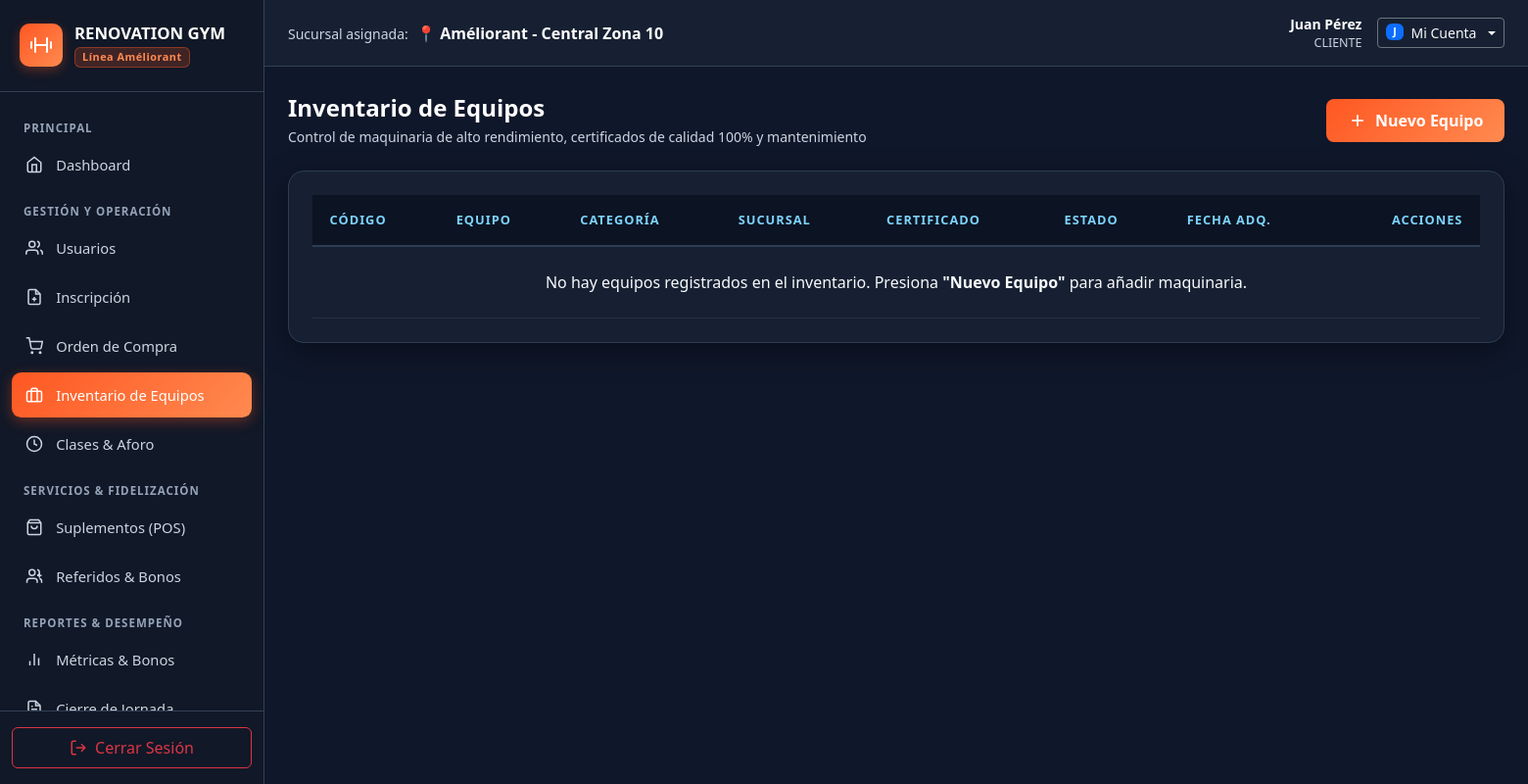
Page /inventario/index.php (signed in) on the earlier database version.
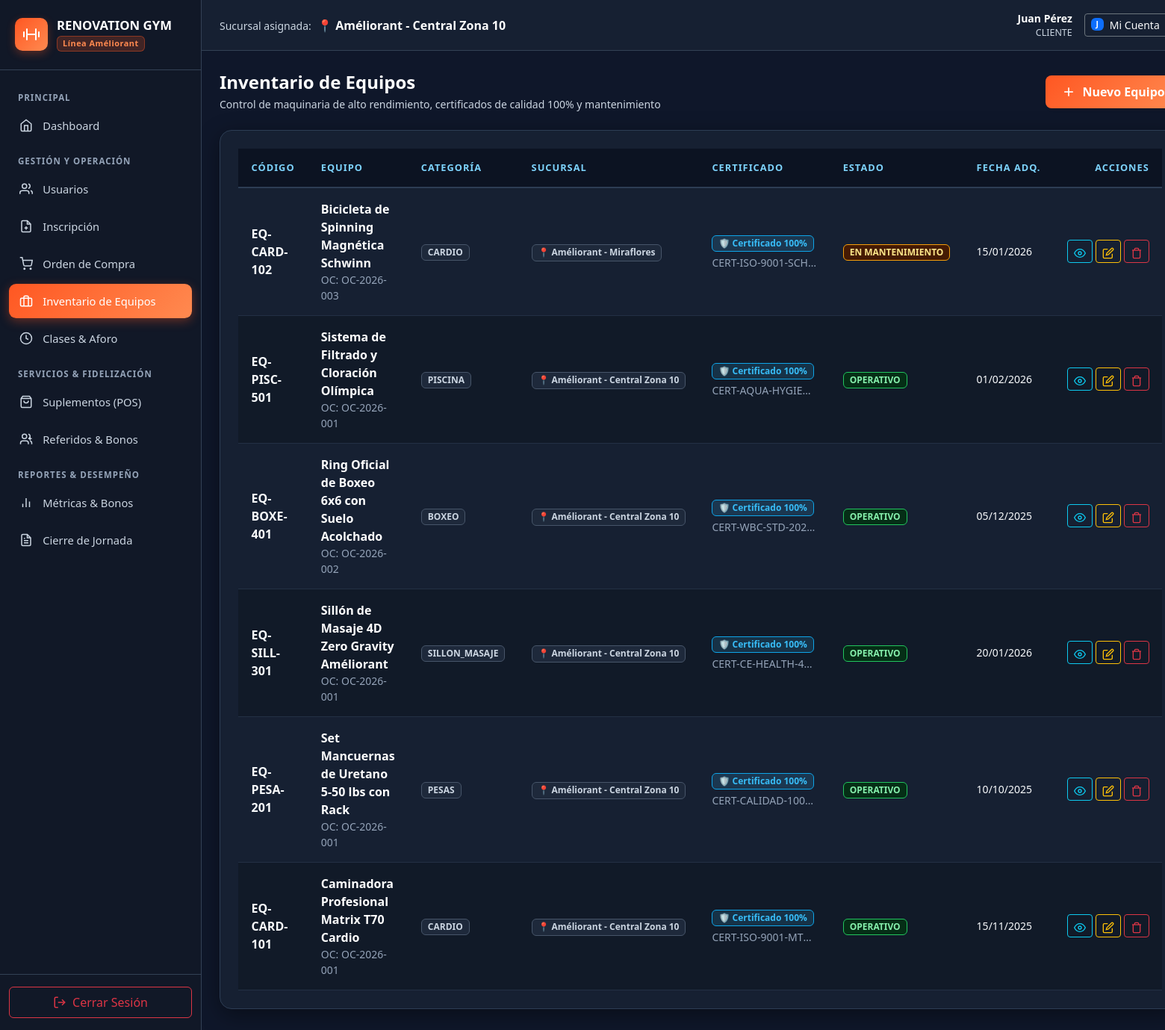
Same page on the later database version.
### tables this page shows
CREATE TABLE `equipos_inventario` (
    `id` INT AUTO_INCREMENT PRIMARY KEY,
    `codigo_inventario` VARCHAR(50) NOT NULL UNIQUE,
    `sucursal_id` INT NOT NULL,
    `orden_compra_id` INT NULL,
    `nombre_equipo` VARCHAR(100) NOT NULL,
    `categoria` ENUM('PESAS', 'CARDIO', 'ESTATICO', 'BANDAS', 'CUERDAS', 'SILLON_MASAJE', 'PISCINA', 'BOXEO') NOT NULL,
    `tiene_certificado_calidad` TINYINT(1) DEFAULT 1,
    `numero_certificado` VARCHAR(100) NULL,
    `fecha_adquisicion` DATE NOT NULL,
    `estado_operativo` ENUM('OPERATIVO', 'EN_MANTENIMIENTO', 'DE_BAJA') DEFAULT 'OPERATIVO',
    CONSTRAINT `fk_eq_sucursal` FOREIGN KEY (`sucursal_id`) REFERENCES `sucursales` (`id`),
    CONSTRAINT `fk_eq_oc` FOREIGN KEY (`orden_compra_id`) REFERENCES `ordenes_compra` (`id`)
);

CREATE TABLE `ordenes_compra` (
    `id` INT AUTO_INCREMENT PRIMARY KEY,
    `numero_orden` VARCHAR(50) NOT NULL UNIQUE,
    `proveedor_id` INT NOT NULL,
    `sucursal_id` INT NOT NULL,
    `solicitado_por_usuario_id` INT NOT NULL,
    `total_orden` DECIMAL(12,2) NOT NULL,
    `estado` ENUM('SOLICITADA', 'APROBADA', 'RECIBIDA', 'CANCELADA') DEFAULT 'SOLICITADA',
    `fecha_orden` TIMESTAMP DEFAULT CURRENT_TIMESTAMP,
    CONSTRAINT `fk_oc_proveedor` FOREIGN KEY (`proveedor_id`) REFERENCES `proveedores` (`id`),
    CONSTRAINT `fk_oc_sucursal` FOREIGN KEY (`sucursal_id`) REFERENCES `sucursales` (`id`),
    CONSTRAINT `fk_oc_solicitante` FOREIGN KEY (`solicitado_por_usuario_id`) REFERENCES `usuarios` (`id`)
);

CREATE TABLE `sucursales` (
    `id` INT AUTO_INCREMENT PRIMARY KEY,
    `nombre` VARCHAR(100) NOT NULL,
    `codigo_sucursal` VARCHAR(20) NOT NULL UNIQUE,
    `direccion` VARCHAR(255) NOT NULL,
    `telefono` VARCHAR(25),
    `aforo_maximo` INT NOT NULL DEFAULT 100,  
    `horario_lv` VARCHAR(50) DEFAULT '04:00 - 22:00',
    `horario_sd` VARCHAR(50) DEFAULT '06:00 - 14:00',
    `tiene_piscina` TINYINT(1) DEFAULT 0,   
    `tiene_boxeo` TINYINT(1) DEFAULT 0,     
    `estado` ENUM('ACTIVA', 'INACTIVA', 'MANTENIMIENTO') DEFAULT 'ACTIVA',
    `created_at` TIMESTAMP DEFAULT CURRENT_TIMESTAMP
);

### inventario/controlador_inventario.php (called while the page is built, shortened)
<?php
require_once dirname(__DIR__) . '/DB/conexion.php';
if (isset($pdo) && $pdo !== null) {
    try {
        $countEq = $pdo->query("SELECT COUNT(*) FROM equipos_inventario")->fetchColumn();
        if ($countEq == 0) {
            $pdo->exec("
                INSERT INTO equipos_inventario
                (codigo_inventario, sucursal_id, nombre_equipo, categoria, tiene_certificado_calidad, numero_certificado, fecha_adquisicion, estado_operativo)
                VALUES
                ('EQ-CARD-101', 1, 'Caminadora Profesional Matrix T70 Cardio', 'CARDIO', 1, 'CERT-ISO-9001-MTX-101', '2025-11-15', 'OPERATIVO'),
                ('EQ-PESA-201', 1, 'Set Mancuernas de Uretano 5-50 lbs con Rack', 'PESAS', 1, 'CERT-CALIDAD-100-USA-201', '2025-10-10', 'OPERATIVO'),
                ('EQ-SILL-301', 1, 'Sillón de Masaje 4D Zero Gravity Améliorant', 'SILLON_MASAJE', 1, 'CERT-CE-HEALTH-4D-301', '2026-01-20', 'OPERATIVO'),
                ('EQ-BOXE-401', 1, 'Ring Oficial de Boxeo 6x6 con Suelo Acolchado', 'BOXEO', 1, 'CERT-WBC-STD-2026-401', '2025-12-05', 'OPERATIVO'),
                ('EQ-PISC-501', 1, 'Sistema de Filtrado y Cloración Olímpica', 'PISCINA', 1, 'CERT-AQUA-HYGIENE-100', '2026-02-01', 'OPERATIVO'),
                ('EQ-CARD-102', 2, 'Bicicleta de Spinning Magnética Schwinn', 'CARDIO', 1, 'CERT-ISO-9001-SCHW-102', '2026-01-15', 'EN_MANTENIMIENTO');
            ");
        }
    } catch (Exception $e) {
    }
}
if (isset($pdo) && $pdo !== null) {
    try {
        $query = "
            SELECT
                eq.id,
                eq.codigo_inventario,
                eq.sucursal_id,
                eq.orden_compra_id,
                eq.nombre_equipo,
                eq.categoria,
                eq.tiene_certificado_calidad,
                eq.numero_certificado,
                eq.fecha_adquisicion,
                eq.estado_operativo,
                s.nombre AS sucursal_nombre,
                oc.numero_orden
            FROM equipos_inventario eq
            INNER JOIN sucursales s ON eq.sucursal_id = s.id
            LEFT JOIN ordenes_compra oc ON eq.orden_compra_id = oc.id
            ORDER BY eq.id DESC
        ";
        $equipos = $pdo->query($query)->fetchAll();
    } catch (PDOException $e) {
        $mensaje_error = 'Error al consultar inventario: ' . $e->getMessage();
    }
}

### inventario/index.php (the view, shortened to what the rows shown need)
<?php
require_once __DIR__ . '/controlador_inventario.php';
?>
<!DOCTYPE html>
<html lang="es">
<head>
    <link rel="stylesheet" href="../css/bootstrap.min.css">
    <link rel="stylesheet" href="../css/dashboard.css">
    <link rel="stylesheet" href="../css/usuarios.css">
    <link rel="stylesheet" href="../css/inventario.css">
</head>
<body>
<div class="dashboard-wrapper">
    <div class="main-content">
        <main class="content-body">
            <div class="d-flex justify-content-between align-items-center mb-4 flex-wrap gap-3">
                <div>
                    <h2 class="h4 fw-bold text-white mb-1">Inventario de Equipos</h2>
                </div>
            </div>
            <div class="table-responsive-card">
                <div class="table-responsive">
                    <table class="table table-custom align-middle">
                        <thead>
                            <tr>
                                <th>Código</th>
                                <th>Equipo</th>
                                <th>Categoría</th>
                                <th>Sucursal</th>
                                <th>Certificado</th>
                                <th>Estado</th>
                                <th>Fecha Adq.</th>
                                <th class="text-end">Acciones</th>
                            </tr>
                        </thead>
                        <tbody>
                            <?php if (empty($equipos)): ?>
                                <tr>
                                    <td colspan="8" class="text-center py-4" style="color: #94a3b8;">
                                        No hay equipos registrados en el inventario. Presiona <strong>"Nuevo Equipo"</strong> para añadir maquinaria.
                                    </td>
                                </tr>
                            <?php else: ?>
                                <?php foreach ($equipos as $eq): ?>
                                    <?php
                                    $badgeOpClass = 'badge-operativo-activo';
                                    if ($eq['estado_operativo'] === 'EN_MANTENIMIENTO') $badgeOpClass = 'badge-operativo-mantenimiento';
                                    elseif ($eq['estado_operativo'] === 'DE_BAJA') $badgeOpClass = 'badge-operativo-baja';
                                    ?>
                                    <tr>
                                        <td class="fw-bold" style="color: #38bdf8;"><?= htmlspecialchars($eq['codigo_inventario']) ?></td>
                                        <td>
                                            <div class="fw-bold text-white"><?= htmlspecialchars($eq['nombre_equipo']) ?></div>
                                            <?php if (!empty($eq['numero_orden'])): ?>
                                                <div class="small" style="color: #94a3b8;">OC: <?= htmlspecialchars($eq['numero_orden']) ?></div>
                                            <?php endif; ?>
                                        </td>
                                        <td>
                                            <span class="badge badge-categoria px-2 py-1">
                                                <?= htmlspecialchars($eq['categoria']) ?>
                                            </span>
                                        </td>
                                        <td>
                                            <span class="badge" style="background-color: #1e293b; color: #cbd5e1; border: 1px solid #475569;">
                                                📍 <?= htmlspecialchars($eq['sucursal_nombre']) ?>
                                            </span>
                                        </td>
                                        <td>
                                            <span class="badge badge-cert-100 px-2 py-1">
                                                🛡️ Certificado 100%
                                            </span>
                                            <div class="small text-truncate mt-1" style="color: #94a3b8; max-width: 140px;" title="<?= htmlspecialchars($eq['numero_certificado']) ?>">
                                                <?= htmlspecialchars($eq['numero_certificado']) ?>
                                            </div>
                                        </td>
                                        <td>
                                            <span class="badge <?= $badgeOpClass ?> px-2 py-1 text-uppercase" style="font-size: 0.75rem;">
                                                <?= htmlspecialchars(str_replace('_', ' ', $eq['estado_operativo'])) ?>
                                            </span>
                                        </td>
                                        <td class="small" style="color: #cbd5e1;">
                                            <?= date('d/m/Y', strtotime($eq['fecha_adquisicion'])) ?>
                                        </td>
                                        <td class="text-end">
                                            <div class="d-inline-flex gap-1">
                                                <button type="button" class="btn btn-sm btn-outline-info" title="Ficha Técnica y Certificado" onclick='verEquipo(<?= json_encode($eq) ?>)'>
                                                    <svg width="16" height="16" viewBox="0 0 24 24" fill="none" stroke="currentColor" stroke-width="2"><path d="M1 12s4-8 11-8 11 8 11 8-4 8-11 8-11-8-11-8z"></path><circle cx="12" cy="12" r="3"></circle></svg>
                                                </button>
                                                <button type="button" class="btn btn-sm btn-outline-warning" title="Editar Equipo" onclick='editarEquipo(<?= json_encode($eq) ?>)'>
                                                    <svg width="16" height="16" viewBox="0 0 24 24" fill="none" stroke="currentColor" stroke-width="2"><path d="M11 4H4a2 2 0 0 0-2 2v14a2 2 0 0 0 2 2h14a2 2 0 0 0 2-2v-7"></path><path d="M18.5 2.5a2.121 2.121 0 0 1 3 3L12 15l-4 1 1-4 9.5-9.5z"></path></svg>
                                                </button>
                                                <button type="button" class="btn btn-sm btn-outline-danger" title="Dar de Baja" onclick='eliminarEquipo(<?= $eq["id"] ?>, "<?= htmlspecialchars($eq["codigo_inventario"]) ?>", "<?= htmlspecialchars($eq["nombre_equipo"]) ?>")'>
                                                    <svg width="16" height="16" viewBox="0 0 24 24" fill="none" stroke="currentColor" stroke-width="2"><polyline points="3 6 5 6 21 6"></polyline><path d="M19 6v14a2 2 0 0 1-2 2H7a2 2 0 0 1-2-2V6m3 0V4a2 2 0 0 1 2-2h4a2 2 0 0 1 2 2v2"></path></svg>
                                                </button>
                                            </div>
                                        </td>
                                    </tr>
                                <?php endforeach; ?>
                            <?php endif; ?>
                        </tbody>
                    </table>
                </div>
            </div>
        </main>
    </div>
</div>
</body>
</html>

Differences in the rows shown:
added equipos_inventario: codigo_inventario "EQ-CARD-102", nombre_equipo "Bicicleta de Spinning Magnética Schwinn", orden_compra.numero_orden "OC-2026-003", categoria "CARDIO", sucursal.nombre "Améliorant - Miraflores", numero_certificado "CERT-ISO-9001-SCH…", estado_operativo "EN MANTENIMIENTO", fecha_adquisicion "15/01/2026"
added equipos_inventario: codigo_inventario "EQ-PISC-501", nombre_equipo "Sistema de Filtrado y Cloración Olímpica", orden_compra.numero_orden "OC-2026-001", categoria "PISCINA", sucursal.nombre "Améliorant - Central Zona 10", numero_certificado "CERT-AQUA-HYGIE…", estado_operativo "OPERATIVO", fecha_adquisicion "01/02/2026"
added equipos_inventario: codigo_inventario "EQ-BOXE-401", nombre_equipo "Ring Oficial de Boxeo 6x6 con Suelo Acolchado", orden_compra.numero_orden "OC-2026-002", categoria "BOXEO", sucursal.nombre "Améliorant - Central Zona 10", numero_certificado "CERT-WBC-STD-202…", estado_operativo "OPERATIVO", fecha_adquisicion "05/12/2025"
added equipos_inventario: codigo_inventario "EQ-SILL-301", nombre_equipo "Sillón de Masaje 4D Zero Gravity Améliorant", orden_compra.numero_orden "OC-2026-001", categoria "SILLON_MASAJE", sucursal.nombre "Améliorant - Central Zona 10", numero_certificado "CERT-CE-HEALTH-4…", estado_operativo "OPERATIVO", fecha_adquisicion "20/01/2026"
added equipos_inventario: codigo_inventario "EQ-PESA-201", nombre_equipo "Set Mancuernas de Uretano 5-50 lbs con Rack", orden_compra.numero_orden "OC-2026-001", categoria "PESAS", sucursal.nombre "Améliorant - Central Zona 10", numero_certificado "CERT-CALIDAD-100…", estado_operativo "OPERATIVO", fecha_adquisicion "10/10/2025"
added equipos_inventario: codigo_inventario "EQ-CARD-101", nombre_equipo "Caminadora Profesional Matrix T70 Cardio", orden_compra.numero_orden "OC-2026-001", categoria "CARDIO", sucursal.nombre "Améliorant - Central Zona 10", numero_certificado "CERT-ISO-9001-MT…", estado_operativo "OPERATIVO", fecha_adquisicion "15/11/2025"
Other differences:
text no longer shown: "No hay equipos registrados en el inventario. Presiona \"Nuevo Equipo\" para añadir maquinaria."
